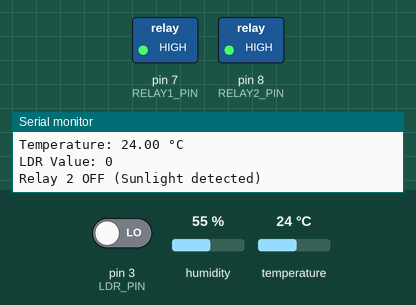
Bench run of a sketch on a simulated Arduino Uno, built with avr-gcc and run on an emulated ATmega328P. On the bench: switched loads named in the sketch (green lamp = pin HIGH), the last lines printed to the serial monitor. The inputs (shaded band) are chosen by the test bench; at power-on: temperature 24 °C, pin 3 (LDR_PIN) LOW, humidity 55 %.

Above: at 2.8 s.
2.9 s: temperature set to 29 °C
5.6 s: temperature set to 32 °C
At 6.8 s:
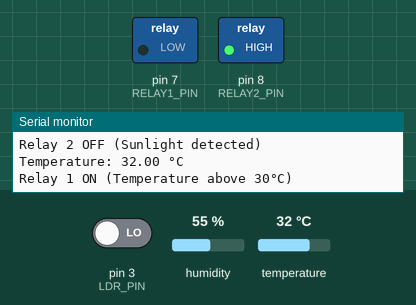
Timing chart, 0 to 8.6 s (numbered marks = the images above; inputs shaded):
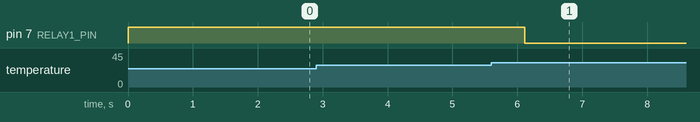

Measured:
- the behaviour switches between 30 and 31 °C on temperature (found by bisection; images 0 and 1)
- after the input at 5.6 s, pin 7 (RELAY1_PIN): HIGH → LOW after 0.51 s

The sketch:

CAPSULE.ino
```cpp
#include <DHT.h>

#define DHTPIN 2        // DHT11 data pin connected to Pin 2
#define DHTTYPE DHT11   // Define the type of DHT sensor
#define LDR_PIN 3       // LDR sensor connected to digital pin 3
#define RELAY1_PIN 7    // Relay 1 connected to pin 7
#define RELAY2_PIN 8    // Relay 2 connected to pin 8

DHT dht(DHTPIN, DHTTYPE);  // Initialize DHT sensor

void setup() {
  Serial.begin(9600);       // Start serial communication
  dht.begin();              // Start DHT sensor

  pinMode(LDR_PIN, INPUT);      // Set LDR pin as input
  pinMode(RELAY1_PIN, OUTPUT);  // Set Relay 1 as output
  pinMode(RELAY2_PIN, OUTPUT);  // Set Relay 2 as output

  digitalWrite(RELAY1_PIN, HIGH); // Initially turn off Relay 1
  digitalWrite(RELAY2_PIN, HIGH); // Initially turn off Relay 2
}

void loop() {
  float temperature = dht.readTemperature();  // Read temperature

  if (isnan(temperature)) {  // Check if reading is valid
    Serial.println("Failed to read from DHT sensor!");
    return;
  }

  Serial.print("Temperature: ");
  Serial.print(temperature);
  Serial.println(" °C");

  if (temperature > 30) {
    // Turn on Relay 1 if temperature is above 30°C
    digitalWrite(RELAY1_PIN, LOW);
    Serial.println("Relay 1 ON (Temperature above 30°C)");
  }
  else if (temperature < 30) {
    // Check LDR if temperature is below 28°C
    int ldrValue = digitalRead(LDR_PIN);  // Read LDR value
    Serial.print("LDR Value: ");
    Serial.println(ldrValue);

    if (ldrValue == 1) {  // No sunlight
      digitalWrite(RELAY2_PIN, LOW);  // Turn on Relay 2
      Serial.println("Relay 2 ON (No sunlight)");
    } else {
      digitalWrite(RELAY2_PIN, HIGH);  // Sunlight detected, Relay 2 OFF
      Serial.println("Relay 2 OFF (Sunlight detected)");
    }
  } else {
    // Turn off both relays if no conditions are met
    digitalWrite(RELAY1_PIN, HIGH);
    digitalWrite(RELAY2_PIN, HIGH);
    Serial.println("Both relays OFF");
  }

  delay(2000);  // Delay for 2 seconds before next reading
}
```
